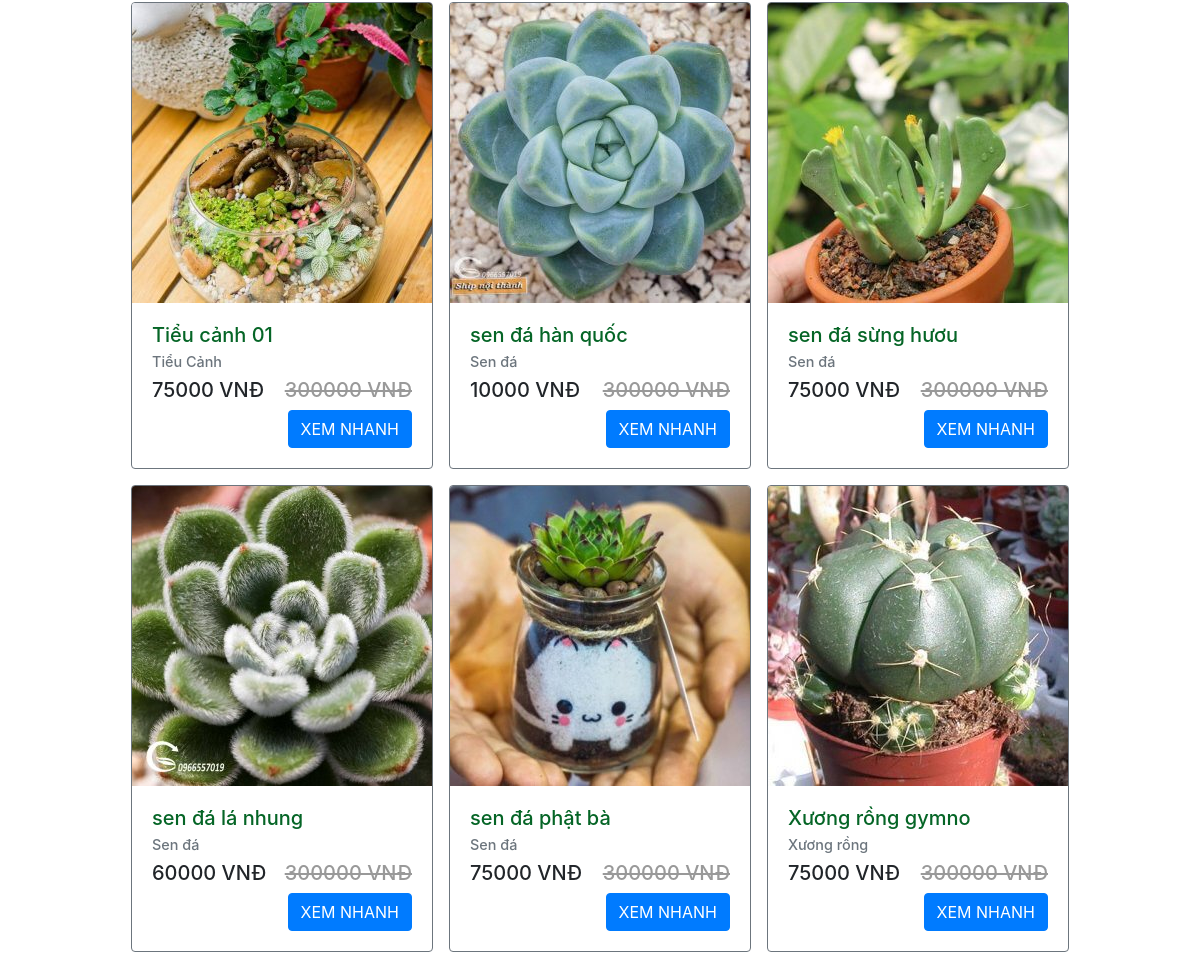
/index.php?p=2 (middle part), run on an earlier commit of the app's database.
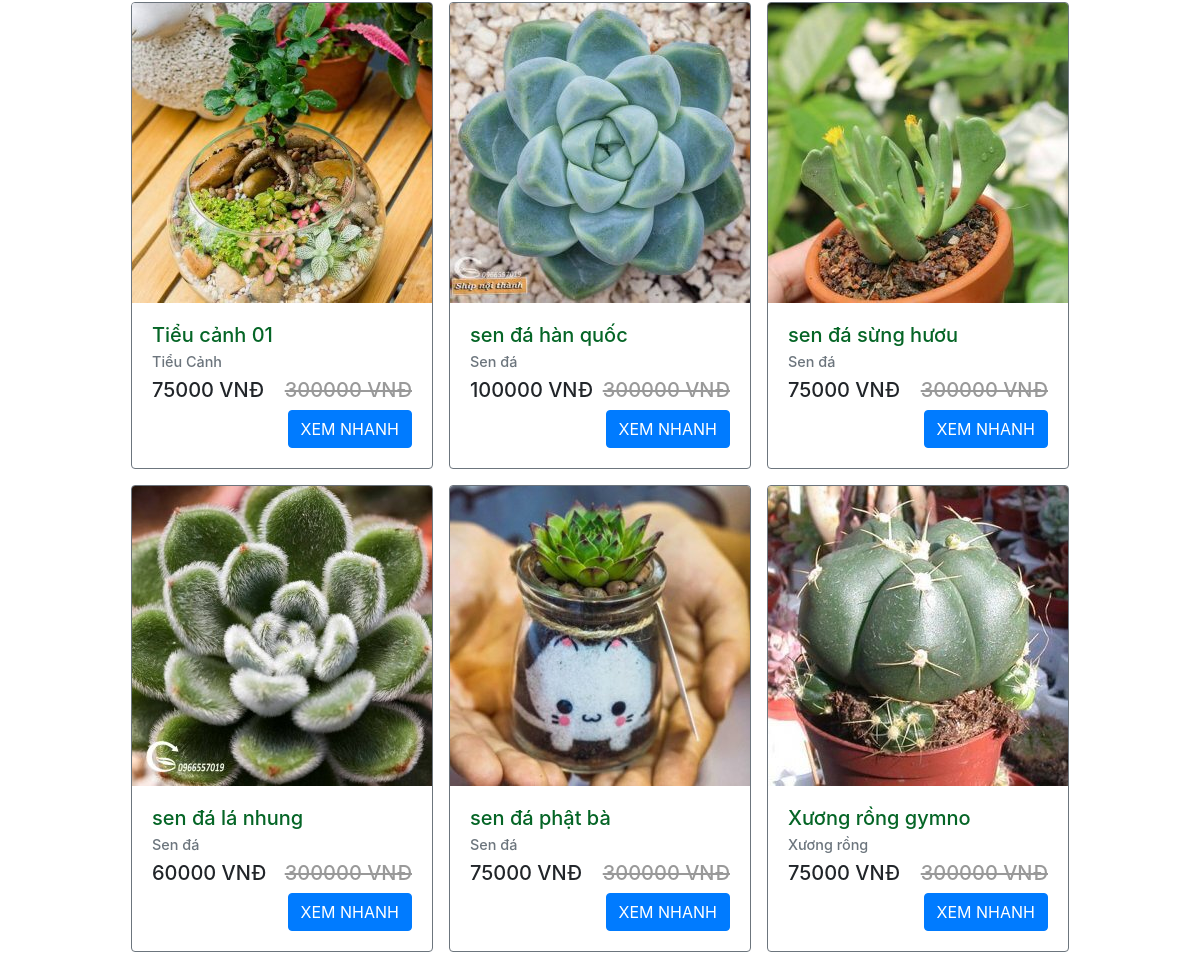
And on a later commit of the database.
### tables this page shows
CREATE TABLE `sanpham` (
  `MaSanPham` int(11) NOT NULL,
  `TenSanPham` varchar(45) NOT NULL,
  `HinhURL` varchar(45) NOT NULL,
  `GiaSanPham` int(11) NOT NULL,
  `NgayNhap` date NOT NULL,
  `SoLuongTon` int(11) NOT NULL,
  `SoLuongBan` int(11) NOT NULL,
  `SoLuotXem` int(11) NOT NULL,
  `MoTa` text NOT NULL,
  `BiXoa` int(11) NOT NULL,
  `MaLoaiSanPham` int(11) NOT NULL,
  `MaHangSanXuat` int(11) NOT NULL
);

CREATE TABLE `loaisanpham` (
  `MaLoaiSanPham` int(11) NOT NULL,
  `TenLoaiSanPham` varchar(64) NOT NULL,
  `BiXoa` tinyint(1) NOT NULL
);

### BUS/SanPham_BUS.php (called while the page is built, shortened)
<?php
include_once __DIR__ . '/../DAO/SanPham_DAO.php';
include_once __DIR__ . '/../DTO/SanPham_DTO.php';
class SanPham_BUS
{
    public $SP;
    public function __construct()
    {
        $this->SP = new SanPham_DAO();
    }
    public function LoadTatCaSanPham()
    {
        $result = $this->SP->LoadTatCaSanPham();
        $danhSachSanPham = array();
        if ($result->num_rows > 0) {
            while ($row = $result->fetch_assoc()) {
                $sp = new SanPham();
                $sp->setTenSanPham($row['TenSanPham']);
                $sp->setHinhURL($row['HinhURL']);
                $sp->setGiaSanPham($row['GiaSanPham']);
                $sp->setMoTa($row['MoTa']);
                $sp->setMaSanPham($row['MaSanPham']);
                $sp->setMaLoaiSanPham($row['MaLoaiSanPham']);
                $sp->setMaHangSanXuat($row['MaHangSanXuat']);
                $danhSachSanPham[] = $sp;
            }
        }
        return $danhSachSanPham;
    }
}

### DAO/DB.php (called while the page is built, shortened)
<?php
class DB
{
    var $host       = 'localhost';
    var $user       = 'root';
    var $password   = '';
    var $database   = 'quanlycaycanhstore';
    public function ExcuteQuery($sql){
        $connection = new mysqli($this->host, $this->user, $this->password, $this->database) or die('Không thể kết nối database');
        mysqli_set_charset($connection,'UTF8');
        $result = mysqli_query($connection, $sql);
        return $result;
    }
}
?>

### DAO/SanPham_DAO.php (called while the page is built, shortened)
<?php
    include_once 'DB.php';
    class SanPham_DAO{
        public function LoadTatCaSanPham(){
            $truyvan = 'select TenSanPham, HinhURL, GiaSanPham, MoTa, MaSanPham, MaLoaiSanPham, MaHangSanXuat from sanpham';
            $db = new DB();
            $ketQua = $db->ExcuteQuery($truyvan);
            return $ketQua;
        }
    }
?>

### DTO/SanPham_DTO.php (called while the page is built, shortened)
<?php
    class SanPham{
        private $TenSanPham;
        private $HinhURL;
        private $GiaSanPham;
        private $MaLoaiSanPham;
        private $MaSanPham;
        private $MoTa;
        public function getMaLoaiSanPham()
        {
            return $this->MaLoaiSanPham;
        }
        public function getMoTa()
        {
            return $this->MoTa;
        }
        public function getGiaSanPham()
        {
            return $this->GiaSanPham;
        }
        public function getHinhURL()
        {
            return $this->HinhURL;
        }
        public function getTenSanPham()
        {
            return $this->TenSanPham;
        }
        public function getMaSanPham()
        {
            return $this->MaSanPham;
        }
        public function setTenSanPham($TenSanPham): void
        {
            $this->TenSanPham = $TenSanPham;
        }
        public function setMoTa($MoTa): void
        {
            $this->MoTa = $MoTa;
        }
        public function setMaLoaiSanPham($MaLoaiSanPham): void
        {
            $this->MaLoaiSanPham = $MaLoaiSanPham;
        }
        public function setHinhURL($HinhURL): void
        {
            $this->HinhURL = $HinhURL;
        }
        public function setGiaSanPham($GiaSanPham): void
        {
            $this->GiaSanPham = $GiaSanPham;
        }
        public function setMaSanPham($MaSanPham): void
        {
            $this->MaSanPham = $MaSanPham;
        }
    }
?>

### BUS/LoaiSanPham_BUS.php (called while the page is built, shortened)
<?php
include_once __DIR__ . '/../DAO/LoaiSanPham_DAO.php';
class LoaiSanPham_BUS
{
    public $LSP;
    public function __construct()
    {
        $this->LSP = new LoaiSanPham_DAO();
    }
    public function getTenLoaiSanPham($MaLoai)
    {
        return $this->LSP->getTenLoaiSanPham($MaLoai);
    }
}

### DAO/LoaiSanPham_DAO.php (called while the page is built, shortened)
<?php
include_once 'DB.php';
class LoaiSanPham_DAO
{
    public function getTenLoaiSanPham($MaLoai)
    {
        $sql = 'SELECT TenLoaiSanPham FROM loaisanpham WHERE MaLoaiSanPham='.$MaLoai;
        $db = new DB();
        $ketQua = $db->ExcuteQuery($sql);
        $row = $ketQua->fetch_assoc();
        return $row['TenLoaiSanPham'];
    }
}

### GUI/modules/mContent.php (the view, shortened to what this page needs)
<?php
include_once __DIR__.'/../../BUS/SanPham_BUS.php';
include_once __DIR__.'/../../BUS/LoaiSanPham_BUS.php';
$where = array();
$loadSP = new SanPham_BUS();
if ($where)
{
    $result = $loadSP->LoadSanPhamNhieuTieuChi($where);
}
else {
    if(isset($_GET["a"]))
    {
        $a = $_GET["a"];
        $result = $loadSP->LoadSanPhamByMaLoai($a);
    }
    else {
        if(isset($_GET["b"]))
        {
            $b = $_GET["b"];
            $result = $loadSP->LoadSanPhamByMaXuatXu($b);
        }
        else {
            $result = $loadSP->LoadTatCaSanPham();
        }
    }
}
$tenLoai = new LoaiSanPham_BUS();
foreach ($result as $loadSP) {
    echo'
        <div class="card border-secondary product mt-2 mr-2 ml-2 mb-2">
            <img class="card-img-top" src="admin/GUI/modules/upload/'.$loadSP->getHinhURL().'" alt="Card image cap">
            <div class="card-body">
                <h5 class="card-title" style="color:#056526; font-style: normal">'.$loadSP->getTenSanPham().'</h5>
                <h6 class="card-subtitle mb-2 text-muted" style="font-size:0.9rem">'.$tenLoai->getTenLoaiSanPham($loadSP->getMaLoaiSanPham()).'</h6>
                <div class="price-wrap h5">
                    <span>'.$loadSP->getGiaSanPham().' VNĐ</span> <del class="float-right" style="color: #999;">300000 VNĐ</del>
                </div>
                <button type="button" class="btn btn-primary float-right btnDetails" data-toggle="modal"
                        data-target="#details" data-price="'.$loadSP->getGiaSanPham().'" data-price_discount="190000" data-detail="'.$loadSP->getMoTa().'"
                        data-name="'.$loadSP->getTenSanPham().'" data-image="admin/GUI/modules/upload/'.$loadSP->getHinhURL().'" data-id="'.$loadSP->getMaSanPham().'">
                        XEM NHANH
                </button>
            </div>
        </div>
        ';
}

### index.php (shortened to what this page needs)
<!DOCTYPE html>
<html lang="en">
<head>
    <link rel="stylesheet" href="GUI/css/bootstrap.css">
    <link rel="stylesheet" href="https://use.fontawesome.com/releases/v5.5.0/css/all.css"
>
    <link rel="stylesheet" href="GUI/css/DEFAULT.css">
</head>
<body>
        <div id="container">
<?php
$p = 0;
if (isset($_GET["p"])) {
    $p = $_GET["p"];
}
switch ($p) {
    case 2:
        include 'GUI/pages/pProducts.php';
        break;
}
?>
        </div>
</body>
</html>

### GUI/pages/pProducts.php
<div class="flex-container">
<?php
    include './GUI/modules/mContent.php';
?>
</div>

### GUI/css/DEFAULT.css (style rules this page uses)
body { margin: 0; padding: 0; box-sizing: border-box; overflow-x: hidden; }
body { margin: 0; }
* { margin: 0; padding: 0; box-sizing: border-box; }
.flex-container { display: flex; flex-wrap: wrap; justify-content: center; }
#container { margin: 20px 50px; }

What changed in the data, as far as the page shows it:
changed sanpham "sen đá hàn quốc": GiaSanPham "10000" → "100000"
